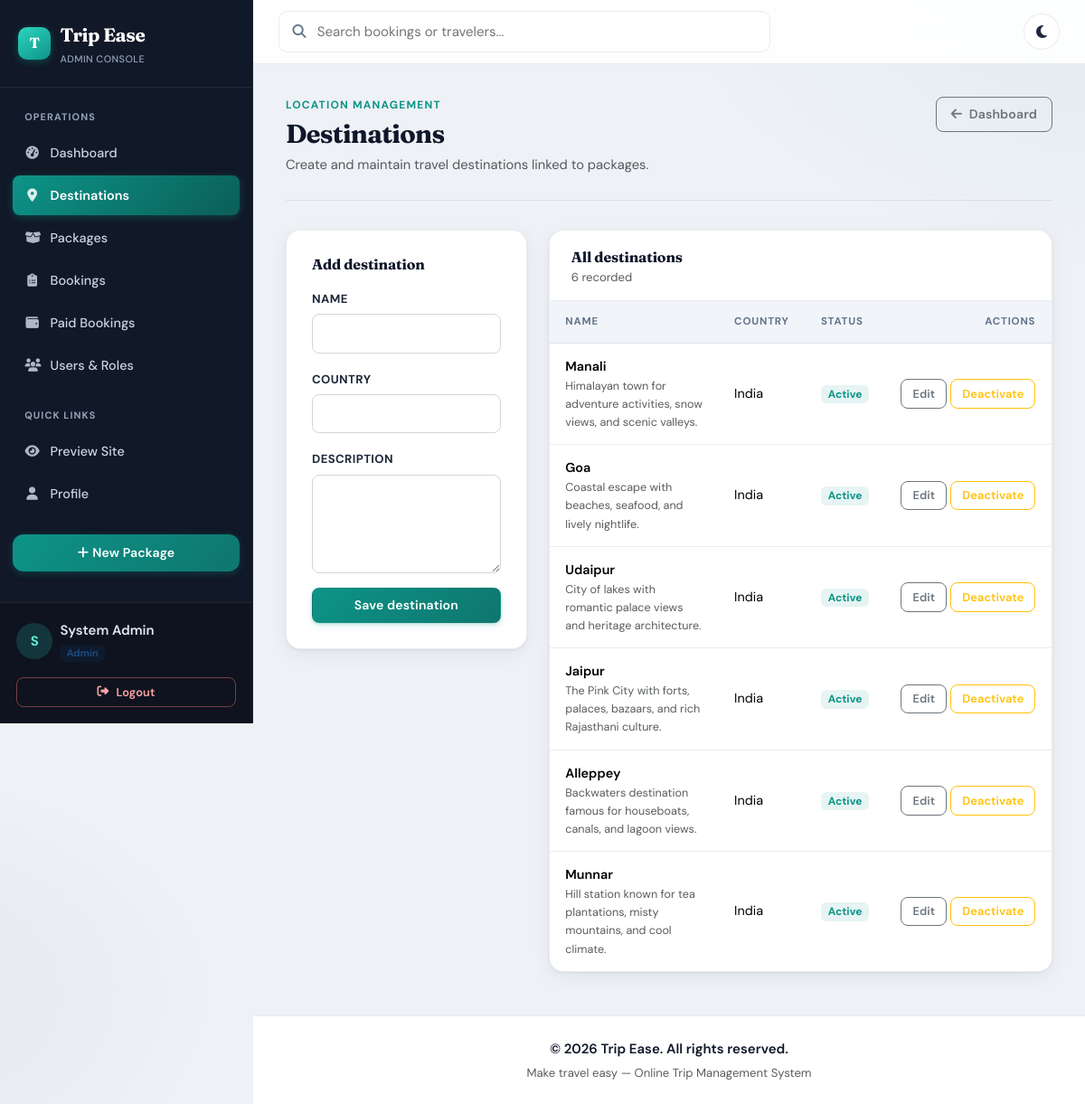
/admin/destinations/list.php (signed in), run on an earlier commit of the app's database.
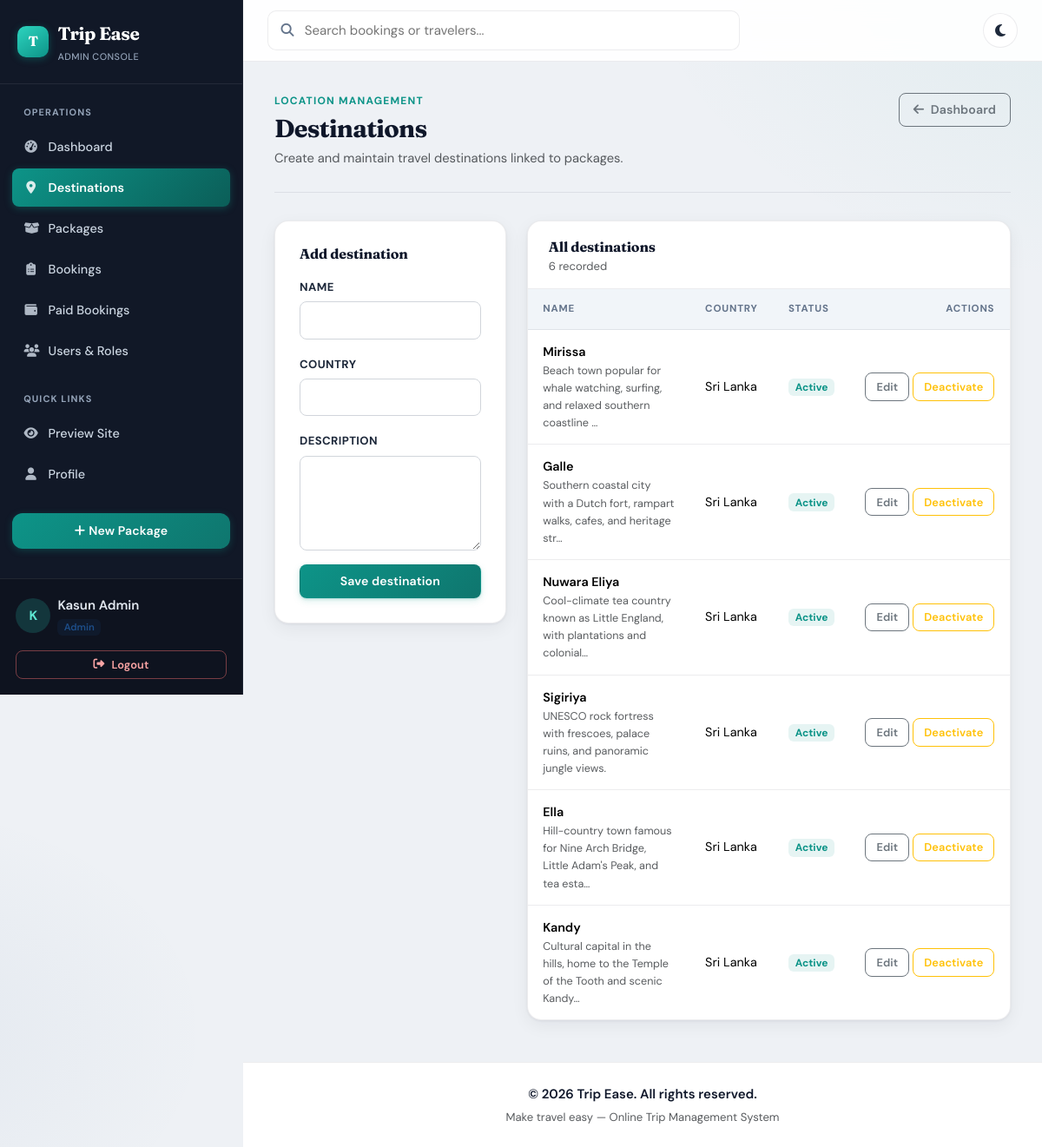
And on a later commit of the database.
### tables this page shows
CREATE TABLE IF NOT EXISTS destinations (
    destination_id INT AUTO_INCREMENT PRIMARY KEY,
    name VARCHAR(120) NOT NULL,
    country VARCHAR(120) NOT NULL,
    description TEXT NULL,
    image VARCHAR(255) NULL,
    status ENUM('active', 'inactive') NOT NULL DEFAULT 'active',
    created_at TIMESTAMP NOT NULL DEFAULT CURRENT_TIMESTAMP,
    updated_at TIMESTAMP NOT NULL DEFAULT CURRENT_TIMESTAMP ON UPDATE CURRENT_TIMESTAMP
);

### includes/app.php (called while the page is built, shortened)
<?php
function appUrl(string $path = ""): string
{
    $base = rtrim(APP_BASE_PATH, "/");
    return $base . "/" . ltrim($path, "/");
}

### includes/auth.php (called while the page is built, shortened)
<?php
require_once __DIR__ . "/app.php";
function isLoggedIn(): bool
{
    return isset($_SESSION["user_id"]);
}
function currentUserRole(): string
{
    return $_SESSION["user_role"] ?? "traveler";
}
function isAdmin(): bool
{
    return currentUserRole() === "admin";
}
function dashboardPath(): string
{
    if (isAdmin()) {
        return "/admin/index.php";
    }
    return "/dashboard/index.php";
}

### admin/destinations/list.php (the view, shortened to what the changed rows need)
<?php
require_once __DIR__ . "/../../includes/auth.php";
require_once __DIR__ . "/../../includes/header.php";
$destinations = $pdo->query(
    "SELECT destination_id, name, country, description, status, created_at
     FROM destinations
     ORDER BY created_at DESC, destination_id DESC"
)->fetchAll();
?>
<div class="page-header">
    <div>
        <h2>Destinations</h2>
    </div>
</div>
<div class="row g-4">
    <div class="col-lg-8">
        <div class="card card-modern card-panel">
            <div class="card-body p-0">
                <div class="table-responsive">
                    <table class="table table-app align-middle mb-0">
                        <thead>
                            <tr>
                                <th>Name</th>
                                <th>Country</th>
                                <th>Status</th>
                                <th class="text-end">Actions</th>
                            </tr>
                        </thead>
                        <tbody>
                        <?php foreach ($destinations as $destination): ?>
                            <tr>
                                <td>
                                    <div class="fw-semibold"><?= htmlspecialchars($destination["name"]) ?></div>
                                    <div class="small text-muted"><?= htmlspecialchars(mb_strimwidth((string)($destination["description"] ?? ""), 0, 80, "…")) ?></div>
                                </td>
                                <td><?= htmlspecialchars($destination["country"]) ?></td>
                                <td><span class="badge badge-soft"><?= htmlspecialchars($destination["status"]) ?></span></td>
                                <td class="text-end text-nowrap">
                                    <a class="btn btn-sm btn-outline-secondary" href="<?= htmlspecialchars(appUrl('/admin/destinations/edit.php?id=' . (int)$destination["destination_id"])) ?>">Edit</a>
                                    <form method="post" action="<?= htmlspecialchars(appUrl('/admin/destinations/toggle_status.php')) ?>" class="d-inline">
                                        <button class="btn btn-sm btn-outline-warning" type="submit">
                                            <?= $destination["status"] === "active" ? "Deactivate" : "Activate" ?>
                                        </button>
                                    </form>
                                </td>
                            </tr>
                        <?php endforeach; ?>
                        </tbody>
                    </table>
                </div>
            </div>
        </div>
    </div>
</div>
<?php require_once __DIR__ . "/../../includes/footer.php"; ?>

### includes/header.php (shortened to what the changed rows need)
<?php
require_once __DIR__ . "/auth.php";
$currentUri = $_SERVER["REQUEST_URI"] ?? "";
$isLinkActive = function (string $path) use ($currentUri): string {
    return str_contains($currentUri, $path) ? "active" : "";
};
$useAppShell = isLoggedIn();
$homeHref = $useAppShell ? appUrl(dashboardPath()) : appUrl("/index.php");
$searchAction = isAdmin() ? appUrl("/admin/bookings/list.php") : appUrl("/trips/list.php");
$searchPlaceholder = isAdmin() ? "Search bookings or travelers..." : "Search packages or destinations...";
$searchName = isAdmin() ? "q" : "q";
$topbarQuery = trim((string)($_GET["q"] ?? ""));
?>
<!doctype html>
<html lang="en">
<head>
    <link href="https://cdn.jsdelivr.net/npm/bootstrap@5.3.3/dist/css/bootstrap.min.css" rel="stylesheet">
    <link href="https://cdnjs.cloudflare.com/ajax/libs/font-awesome/6.4.0/css/all.min.css" rel="stylesheet">
    <link href="<?= htmlspecialchars(appUrl('/assets/css/style.css')) ?>" rel="stylesheet">
</head>
<body class="<?= $useAppShell ? "app-body" : "public-body" ?>">
<?php if (!$useAppShell): ?>
    <header class="public-topbar">
        <div class="container d-flex align-items-center justify-content-between py-3">
            <a class="public-brand text-decoration-none" href="<?= htmlspecialchars(appUrl('/index.php')) ?>">
                Trip Ease
            </a>
            <div class="d-flex align-items-center gap-2">
                <button type="button" class="theme-toggle" data-theme-toggle aria-label="Toggle dark mode" title="Toggle dark mode">
                    <i class="fa-solid fa-moon theme-icon-moon" aria-hidden="true"></i>
                    <i class="fa-solid fa-sun theme-icon-sun" aria-hidden="true"></i>
                </button>
                <a class="btn btn-brand btn-sm px-3" href="<?= htmlspecialchars(appUrl('/auth/register.php')) ?>">Create account</a>
            </div>
        </div>
    </header>
    <?php $flash = consumeFlash(); ?>
    <?php if ($flash): ?>
        <?php
        $alertClass = match ($flash["type"]) {
            "success" => "alert-success",
            "danger" => "alert-danger",
            "warning" => "alert-warning",
            default => "alert-info",
        };
        ?>
        <div class="container mt-3">
            <div class="alert <?= $alertClass ?> border-0 shadow-sm rounded-3 mb-0">
                <?= htmlspecialchars($flash["message"]) ?>
            </div>
        </div>
    <?php endif; ?>
    <main class="public-main">
<?php else: ?>
    <div class="sidebar-layout">
        <div class="offcanvas-lg offcanvas-start app-sidebar" tabindex="-1" id="sidebarMenu" aria-labelledby="sidebarMenuLabel">
            <div class="sidebar-header">
                <div class="d-flex justify-content-between align-items-start">
                    <a class="sidebar-brand" id="sidebarMenuLabel" href="<?= htmlspecialchars($homeHref) ?>">
                        <span class="brand-mark">T</span>
                        <span>
                            Trip Ease
                            <small class="d-block sidebar-brand-sub"><?= isAdmin() ? "Admin Console" : "Traveler Workspace" ?></small>
                        </span>
                    </a>
                </div>
            </div>
            <div class="sidebar-menu">
                <nav class="nav flex-column">
                    <?php if (isAdmin()): ?>
                        <div class="sidebar-heading">Operations</div>
                        <a class="sidebar-nav-link <?= $isLinkActive('/admin/index.php') ? 'active' : '' ?>" href="<?= htmlspecialchars(appUrl('/admin/index.php')) ?>">
                            <i class="fa-solid fa-gauge-high"></i> Dashboard
                        </a>
                        <a class="sidebar-nav-link <?= $isLinkActive('/admin/destinations/') ? 'active' : '' ?>" href="<?= htmlspecialchars(appUrl('/admin/destinations/list.php')) ?>">
                            <i class="fa-solid fa-location-dot"></i> Destinations
                        </a>
                        <a class="sidebar-nav-link <?= $isLinkActive('/admin/packages/') || $isLinkActive('/admin/itineraries/') ? 'active' : '' ?>" href="<?= htmlspecialchars(appUrl('/admin/packages/list.php')) ?>">
                            <i class="fa-solid fa-box-open"></i> Packages
                        </a>
                        <a class="sidebar-nav-link <?= $isLinkActive('/admin/bookings/') && !str_contains($currentUri, 'payment=') ? 'active' : '' ?>" href="<?= htmlspecialchars(appUrl('/admin/bookings/list.php')) ?>">
                            <i class="fa-solid fa-clipboard-list"></i> Bookings
                        </a>
                        <a class="sidebar-nav-link <?= str_contains($currentUri, 'payment=success') ? 'active' : '' ?>" href="<?= htmlspecialchars(appUrl('/admin/bookings/list.php?payment=success')) ?>">
                            <i class="fa-solid fa-wallet"></i> Paid Bookings
                        </a>
                        <a class="sidebar-nav-link <?= $isLinkActive('/admin/users/') ? 'active' : '' ?>" href="<?= htmlspecialchars(appUrl('/admin/users/list.php')) ?>">
                            <i class="fa-solid fa-users"></i> Users & Roles
                        </a>
                        <div class="sidebar-heading">Quick Links</div>
                        <a class="sidebar-nav-link <?= $isLinkActive('/trips/') ? 'active' : '' ?>" href="<?= htmlspecialchars(appUrl('/trips/list.php')) ?>">
                            <i class="fa-solid fa-eye"></i> Preview Site
                        </a>
                        <a class="sidebar-nav-link <?= $isLinkActive('/profile/') ? 'active' : '' ?>" href="<?= htmlspecialchars(appUrl('/profile/edit.php')) ?>">
                            <i class="fa-solid fa-user"></i> Profile
                        </a>
                        <a class="btn btn-brand sidebar-cta" href="<?= htmlspecialchars(appUrl('/admin/packages/create.php')) ?>">
                            <i class="fa-solid fa-plus me-1"></i> New Package
                        </a>
                    <?php endif; ?>
                </nav>
            </div>
            <div class="sidebar-profile">
                <div class="d-flex align-items-center mb-3">
                    <div class="avatar-circle me-2"><?= strtoupper(substr($_SESSION["user_name"] ?? "U", 0, 1)) ?></div>
                    <div class="overflow-hidden">
                        <div class="fw-semibold text-truncate" style="max-width: 160px;"><?= htmlspecialchars($_SESSION["user_name"] ?? "User") ?></div>
                        <span class="badge badge-role badge-role-<?= htmlspecialchars(currentUserRole()) ?>"><?= htmlspecialchars(currentUserRole()) ?></span>
                    </div>
                </div>
                <a class="btn btn-outline-danger btn-sm sidebar-footer-btn" href="<?= htmlspecialchars(appUrl('/auth/logout.php')) ?>">
                    <i class="fa-solid fa-right-from-bracket"></i> Logout
                </a>
            </div>
        </div>
        <div class="main-content">
            <div class="app-topbar">
                <form class="topbar-search" method="get" action="<?= htmlspecialchars($searchAction) ?>" role="search">
                    <i class="fa-solid fa-magnifying-glass" aria-hidden="true"></i>
                    <input type="search" name="<?= htmlspecialchars($searchName) ?>" value="<?= htmlspecialchars($topbarQuery) ?>" placeholder="<?= htmlspecialchars($searchPlaceholder) ?>" aria-label="Search">
                </form>
                <div class="topbar-actions">
                    <button type="button" class="theme-toggle" data-theme-toggle aria-label="Toggle dark mode" title="Toggle dark mode">
                        <i class="fa-solid fa-moon theme-icon-moon" aria-hidden="true"></i>
                    </button>
                </div>
            </div>
            <main class="container-fluid p-4 pb-5">
<?php endif; ?>

What changed in the data, as far as the page shows it:
changed destinations: name "Manali" → "Mirissa"; description "Himalayan town for adventure activities, snow views, and scenic valleys." → "Beach town popular for whale watching, surfing, and relaxed southern coastline …"; country "India" → "Sri Lanka"
changed destinations: name "Goa" → "Galle"; description "Coastal escape with beaches, seafood, and lively nightlife." → "Southern coastal city with a Dutch fort, rampart walks, cafes, and heritage str…"; country "India" → "Sri Lanka"
changed destinations: name "Udaipur" → "Nuwara Eliya"; description "City of lakes with romantic palace views and heritage architecture." → "Cool-climate tea country known as Little England, with plantations and colonial…"; country "India" → "Sri Lanka"
changed destinations: name "Jaipur" → "Sigiriya"; description "The Pink City with forts, palaces, bazaars, and rich Rajasthani culture." → "UNESCO rock fortress with frescoes, palace ruins, and panoramic jungle views."; country "India" → "Sri Lanka"
changed destinations: name "Alleppey" → "Ella"; description "Backwaters destination famous for houseboats, canals, and lagoon views." → "Hill-country town famous for Nine Arch Bridge, Little Adam's Peak, and tea esta…"; country "India" → "Sri Lanka"
changed destinations: name "Munnar" → "Kandy"; description "Hill station known for tea plantations, misty mountains, and cool climate." → "Cultural capital in the hills, home to the Temple of the Tooth and scenic Kandy…"; country "India" → "Sri Lanka"
Also different on the page:
substr($_SESSION["user_name"] ?? "U", 0, 1): "S" → "K"
$_SESSION["user_name"]: "System Admin" → "Kasun Admin"
